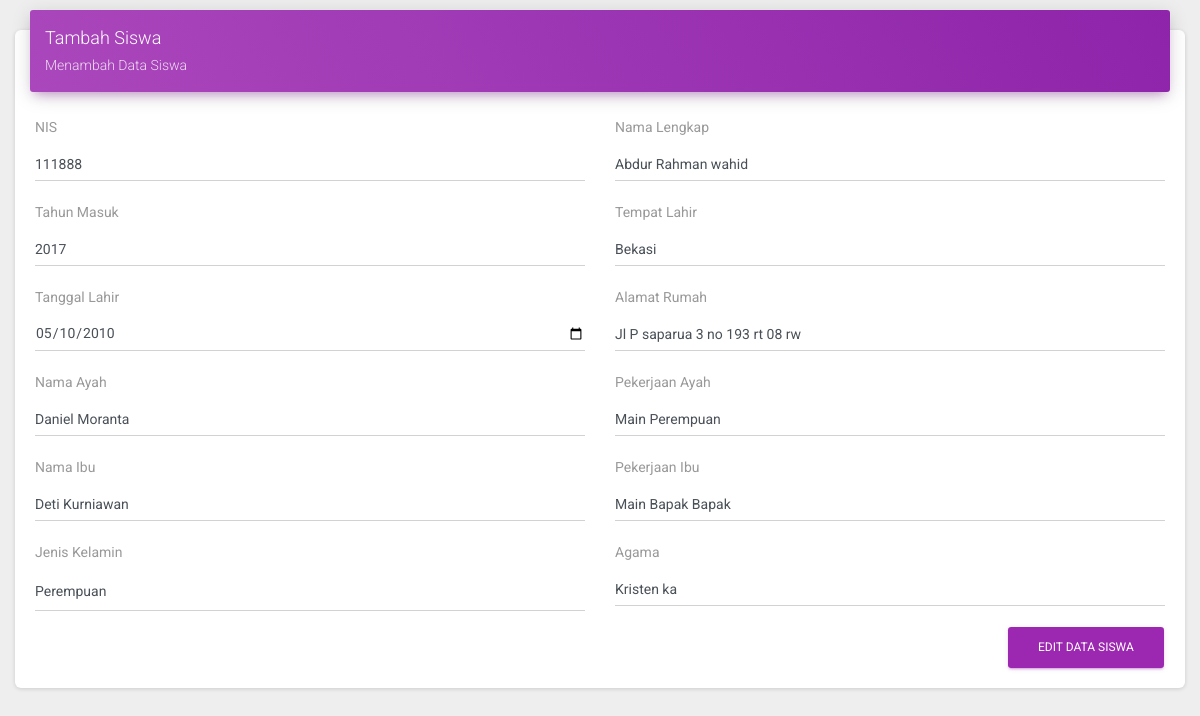
/admin/edit-siswa.php?id_siswa=2, run on the app's committed database.
### tables this page shows
CREATE TABLE `siswa` (
  `id_siswa` int(10) NOT NULL,
  `nis` int(15) NOT NULL,
  `nama_lengkap` varchar(30) NOT NULL,
  `tahun_masuk` int(10) NOT NULL,
  `tempat_lahir` varchar(20) NOT NULL,
  `tanggal_lahir` date NOT NULL,
  `alamat_rumah` varchar(30) NOT NULL,
  `nama_ayah` varchar(20) NOT NULL,
  `pekerjaan_ayah` varchar(20) NOT NULL,
  `nama_ibu` varchar(20) NOT NULL,
  `pekerjaan_ibu` varchar(20) NOT NULL,
  `jenis_kelamin` varchar(30) NOT NULL,
  `agama` varchar(10) NOT NULL
);

### admin/edit-siswa.php (the view, shortened to what this page needs)
<!DOCTYPE html>
<html lang="en">
<head>
  <link rel="stylesheet" href="https://maxcdn.bootstrapcdn.com/font-awesome/latest/css/font-awesome.min.css">
  <link href="../assets/css/material-dashboard.css?v=2.1.2" rel="stylesheet" />
  <link href="../assets/demo/demo.css" rel="stylesheet" />
</head>
<body>
      <div class="content">
        <div class="container-fluid">
          <div class="row">
            <div class="col-md-12">
              <div class="card">
                <div class="card-header card-header-primary">
                  <h4 class="card-title">Tambah Siswa </h4>
                  <p class="card-category">Menambah Data Siswa </p>
                </div>
                <div class="card-body">
                        <?php
                        include 'koneksi.php';
                        $id_siswa = (isset($_GET['id_siswa']) ? $_GET['id_siswa'] : '');
                        $data = mysqli_query($conn,"select * from siswa where id_siswa='$id_siswa'");
                        while($d = mysqli_fetch_array($data)){
                            ?>
                  <form action="../config/edit-siswa.php" method="POST">
                      <div class="row">
                      <div class="col-md-6">
                        <div class="form-group">
                          <label class="bmd-label-floating">NIS</label>
                          <input type="text" class="form-control" name="nis" value="<?php echo $d['nis']; ?>" required>
                        </div>
                      </div>
                      <div class="col-md-6">
                        <div class="form-group">
                          <label class="bmd-label-floating">Nama Lengkap </label>
                          <input type="text" class="form-control" name="nama_lengkap" value="<?php echo $d['nama_lengkap']; ?>"required>
                        </div>
                      </div>
                    </div>
                    <div class="row">
                      <div class="col-md-6">
                        <div class="form-group">
                          <label class="bmd-label-floating">Tahun Masuk</label>
                          <input type="text" class="form-control" name="tahun_masuk" value="<?php echo $d['tahun_masuk']; ?>"required>
                        </div>
                        </div>
                      <div class="col-md-6">
                        <div class="form-group">
                          <label class="bmd-label-floating">Tempat Lahir </label>
                          <input type="text" class="form-control" name="tempat_lahir" value="<?php echo $d['tempat_lahir']; ?>"required>
                        </div>
                      </div>
                    </div>
                    <div class="row">
                      <div class="col-md-6">
                        <div class="form-group">
                          <label class="bmd-label-floating">Tanggal Lahir </label>
                          <input type="date" class="form-control" name="tanggal_lahir" value="<?php echo $d['tanggal_lahir']; ?>"required>
                        </div>
                      </div>
                      <div class="col-md-6">
                        <div class="form-group">
                          <label class="bmd-label-floating">Alamat Rumah </label>
                          <input type="text" class="form-control" name="alamat_rumah" value="<?php echo $d['alamat_rumah']; ?>"required>
                        </div>
                      </div>
                    </div>
                    <div class="row">
                      <div class="col-md-6">
                        <div class="form-group">
                          <label class="bmd-label-floating">Nama Ayah </label>
                          <input type="text" class="form-control" name="nama_ayah" value="<?php echo $d['nama_ayah']; ?>"required>
                        </div>
                      </div>
                      <div class="col-md-6">
                        <div class="form-group">
                          <label class="bmd-label-floating">Pekerjaan Ayah </label>
                          <input type="text" class="form-control" name="pekerjaan_ayah" value="<?php echo $d['pekerjaan_ayah']; ?>"required>
                        </div>
                      </div>
                    </div>
                    <div class="row">
                      <div class="col-md-6">
                        <div class="form-group">
                          <label class="bmd-label-floating">Nama Ibu  </label>
                          <input type="text" class="form-control" name="nama_ibu" value="<?php echo $d['nama_ibu']; ?>"required>
                        </div>
                      </div>
                      <div class="col-md-6">
                        <div class="form-group">
                          <label class="bmd-label-floating">Pekerjaan Ibu </label>
                          <input type="text" class="form-control" name="pekerjaan_ibu" value="<?php echo $d['pekerjaan_ibu']; ?>"required>
                        </div>
                      </div>
                    </div>
                    <div class="row">
                    <div class="col-md-6">
                        <div class="form-group">
                          <label class="bmd-label-floating">Jenis Kelamin</label>
                          <select class="form-control"  name="jenis_kelamin" value="<?php echo $d['jenis_kelamin']; ?>"required>
                            <option>Perempuan</option>
                            </select>
                        </div>
                      </div>
                      <div class="col-md-6">
                        <div class="form-group">
                          <label class="bmd-label-floating">Agama </label>
                          <input type="text" class="form-control" name="agama" value="<?php echo $d['agama']; ?>"required>
                        </div>
                      </div>
                    </div>
                    <button type="submit" name="simpan" class="btn btn-primary pull-right">Edit Data Siswa </button>
                    <div class="clearfix"></div>
                  </form>
                  <?php } ?>
                </div>
              </div>
            </div>
    </div>
  </div>
</body>
</html>

### data on the page
siswa: nis "111888", nama_lengkap "Abdur Rahman wahid", tahun_masuk "2017", tempat_lahir "Bekasi", tanggal_lahir "05/10/2010", alamat_rumah "Jl P saparua 3 no 193 rt 08 rw", nama_ayah "Daniel Moranta", pekerjaan_ayah "Main Perempuan", nama_ibu "Deti Kurniawan", pekerjaan_ibu "Main Bapak Bapak", jenis_kelamin "Perempuan", agama "Kristen ka"
